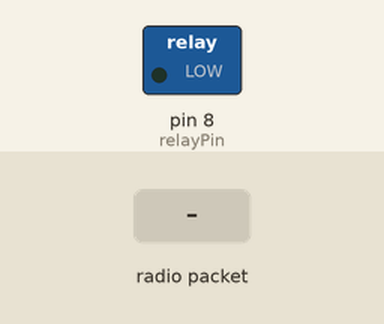
Simulated run of this sketch. Board: Arduino Pro Mini, built with avr-gcc and run on an emulated ATmega328P. Parts: switched loads named in the sketch (green lamp = pin HIGH). The test bench sets the inputs (shaded band). No radio packets arrive unless stated.

Above: at 1.2 s.
1.3 s: radio packet "0" arrives
At 2.3 s:
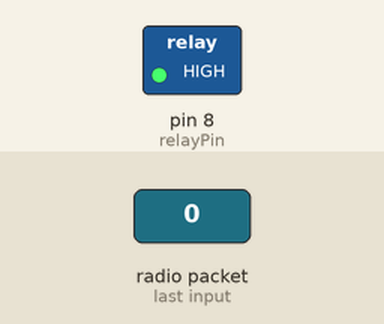
2.8 s: radio packet "1" arrives
At 3.4 s:
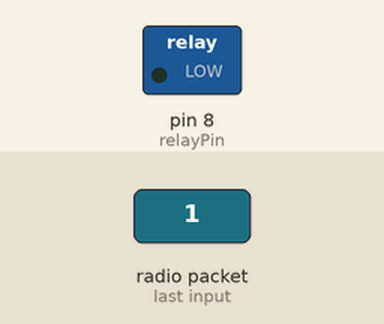
Timing chart, 0 to 5.8 s (numbered marks = the images above; inputs shaded):
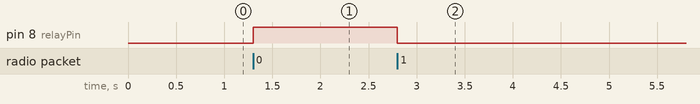

The sketch:

outletSwitchNRF24.ino
```cpp
#include <SPI.h>
#include "nRF24L01.h"
#include "RF24.h"

// nrf24l01 to Arduino Pro Mini pinout
// =======        ========
// Arduino        nrf24l01
// =======        ========
// Pin 1 GND  ->  GND
// Pin 2 VCC  ->  VCC
// Pin 2 CE   ->  Pin 9
// Pin 4 CSN  ->  Pin 10
// Pin 5 SCK  ->  Pin 13
// Pin 6 MOSI ->  Pin 11
// Pin 7 MISO ->  Pin 12
// Pin 8 IRQ  ->  Pin 7


// IRQ is pin 7
const uint8_t irqPin = 7;

// Set up nRF24L01 radio on SPI bus plus pins for chip enable and chip select.
// Pin 9  - chip enable
// Pin 10 - chip select
RF24 radio(9, 10);

// Radio pipe addresses for the 2 nodes to communicate.
const uint64_t writingPipe = 0xF0F0F0F0E1LL;
const uint64_t readingPipe = 0xF0F0F0F0D2LL;

//
// Payload
//

const int max_payload_size = 32;
char receive_payload[max_payload_size + 1]; // +1 to allow room for a terminating NULL char

const uint8_t relayPin = 8; // Setting to HIGH turns switch off, setting to LOW turns switch on.

void setup(void)
{
  radio.begin();

  // enable dynamic payloads
  radio.enableDynamicPayloads();

  // optionally, increase the delay between retries & # of retries
  radio.setRetries(5, 15);

  radio.openReadingPipe(1, readingPipe);
  radio.openWritingPipe(writingPipe);

  radio.startListening();
  radio.printDetails();

  pinMode(relayPin, OUTPUT);
  digitalWrite(relayPin, LOW);

  pinMode(irqPin, INPUT);
}

void loop(void)
{
  while (radio.available())
  {
    // Fetch the payload, and see if this was the last one.
    uint8_t len = radio.getDynamicPayloadSize();

    // If a corrupt dynamic payload is received, it will be flushed.
    if (!len) {
      continue;
    }

    radio.read(receive_payload, len);

    switch (receive_payload[0]) {
      case '0':
        digitalWrite(relayPin, HIGH);
        break;
      case '1':
        digitalWrite(relayPin, LOW);
        break;
      case '2':
        if (digitalRead(relayPin) == HIGH) {
          receive_payload[0] = '0';
        } else {
          receive_payload[0] = '1';
        }
        break;
      default:
        break;
    }

    // Send the response back
    radio.stopListening();
    radio.write(receive_payload, len);
    radio.startListening();
  }
}
```

Measured:
- after the input at 1.3 s, pin 8 (relayPin): LOW → HIGH at once
- after the input at 2.8 s, pin 8 (relayPin): HIGH → LOW at once
